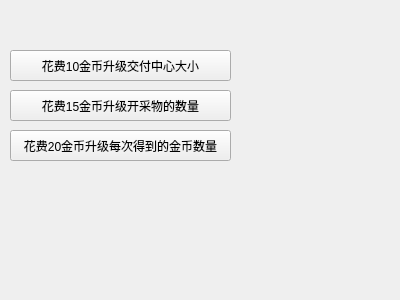
<?xml version="1.0" encoding="UTF-8"?>
<ui version="4.0">
 <class>Shop</class>
 <widget class="QWidget" name="Shop">
  <property name="geometry">
   <rect>
    <x>0</x>
    <y>0</y>
    <width>400</width>
    <height>300</height>
   </rect>
  </property>
  <property name="windowTitle">
   <string>Form</string>
  </property>
  <widget class="QPushButton" name="pushButton1">
   <property name="geometry">
    <rect>
     <x>10</x>
     <y>50</y>
     <width>221</width>
     <height>31</height>
    </rect>
   </property>
   <property name="text">
    <string>花费10金币升级交付中心大小</string>
   </property>
  </widget>
  <widget class="QPushButton" name="pushButton2">
   <property name="geometry">
    <rect>
     <x>10</x>
     <y>90</y>
     <width>221</width>
     <height>31</height>
    </rect>
   </property>
   <property name="text">
    <string>花费15金币升级开采物的数量</string>
   </property>
  </widget>
  <widget class="QPushButton" name="pushButton">
   <property name="geometry">
    <rect>
     <x>10</x>
     <y>130</y>
     <width>221</width>
     <height>31</height>
    </rect>
   </property>
   <property name="text">
    <string>花费20金币升级每次得到的金币数量</string>
   </property>
  </widget>
 </widget>
 <resources/>
 <connections/>
</ui>
